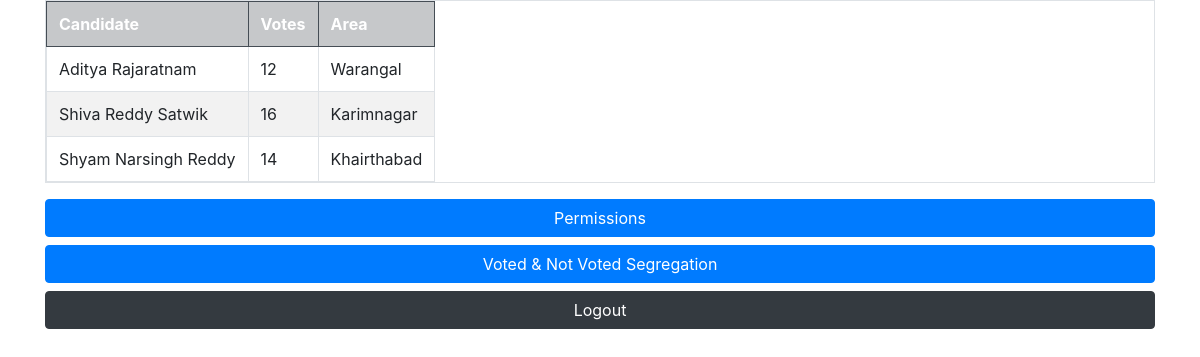
The page /analytics/ on the database as committed earlier.
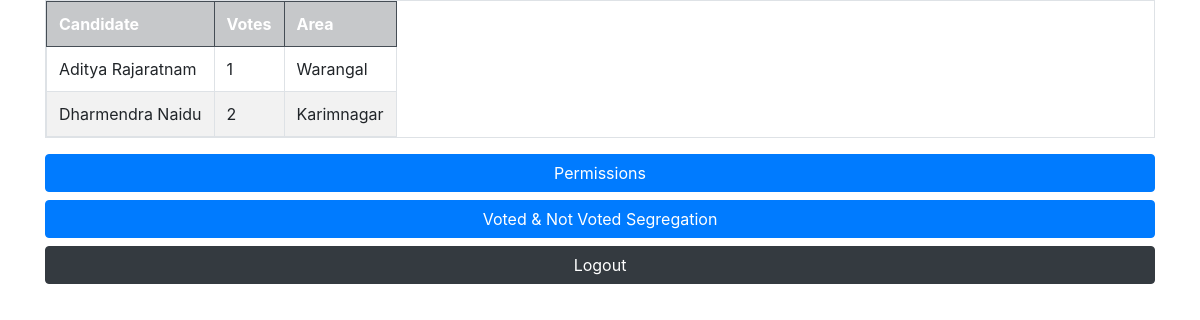
The same page on the database as committed later.
### voter/models.py (models this page shows, shortened)
class Candidate(models.Model):
    candidate_name = models.CharField(max_length=50)
    votes          = models.IntegerField()
    area           = models.ForeignKey(Area, on_delete=models.PROTECT)

class Area(models.Model):
    area = models.CharField(max_length=20)
    area_id = models.IntegerField()
    def __str__(self) -> str:
        return self.area

### voter/views.py (the view)
# urls.py: path('analytics/', views.admin_analytics, name="admin-analytics"),
def admin_analytics(request):
    candidates = Candidate.objects.all()
    context = {
        'candidates': candidates
    }
    return render(request, 'admin-analytics.html', context)

### templates/admin-analytics.html
{% include 'base.html' %}
<center class="container">
    <table class="table table-striped table-hover table-bordered table-responsive">
        <tr class="table-dark">
          <th>Candidate</th>
          <th>Votes</th>
          <th>Area</th>
        </tr>
        {% for candidate in candidates %}
            <tr>
                <td>{{candidate.candidate_name}}</td>
                <td>{{candidate.votes}}</td>
                <td>{{candidate.area}}</td>
            </tr>
        {% endfor %}
    </table>
</center>
<div class="container">
    <a href="{% url 'admin-permissions' %}" class="btn btn-primary btn-block">Permissions</a>
    <a href="{% url 'admin-segregation' %}" class="btn btn-primary btn-block">Voted & Not Voted Segregation</a>
    <a href="{% url 'logoutt' %}" class="btn btn-block btn-dark">Logout</a>
</div>

Rows that differ between the two databases and show on the page:
removed Candidate: candidate_name "Shyam Narsingh Reddy", votes "14", area "Khairthabad"
changed Candidate "Aditya Rajaratnam": votes "12" → "1"
changed Candidate "Karimnagar": candidate_name "Shiva Reddy Satwik" → "Dharmendra Naidu"; votes "16" → "2"
